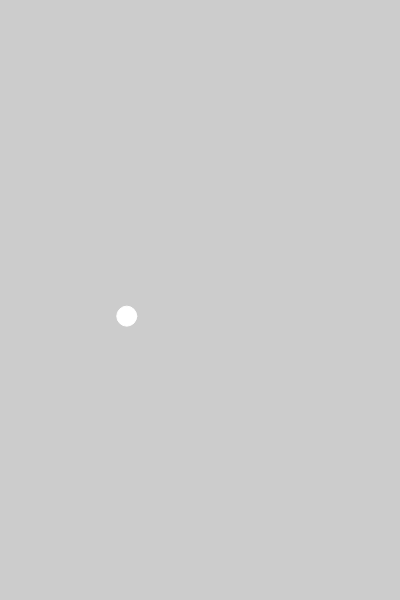
Frame 1 (no input)
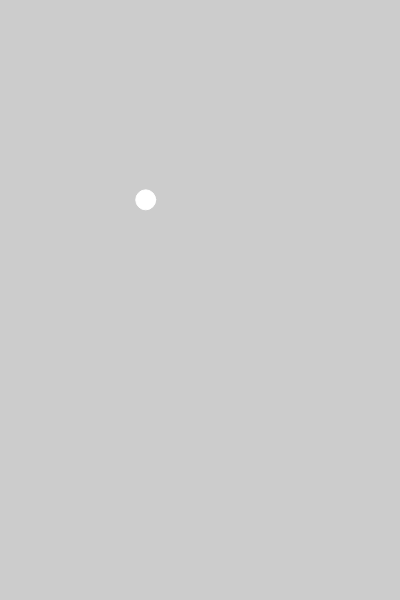
Frame 60 (no input)
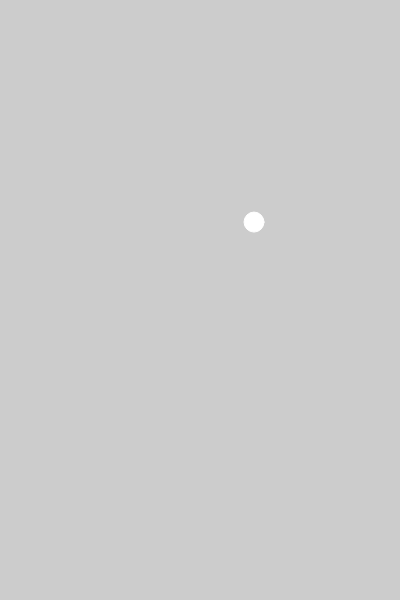
Frame 120 (the mouse pressed at the canvas centre since frame 60)

The p5.js sketch that drew these frames (run headless with seeded random() and noise() and a simulated clock; from frame 60 on, the mouse is pressed at the canvas centre):

// p5.js sketch
// ── sketch.js
var counter
var nums

var t1

var t2


function setup(){
  createCanvas(400,600)
  background(51)
  stroke(255)

  t1= random()
  t2 = random()
}

function draw() {
  background(204)
  t1 += .01
  t2 += .01
  var x = noise(t1) * width;
  var y =  noise(t2) * height;

  ellipse (x,y,20,20)
}
